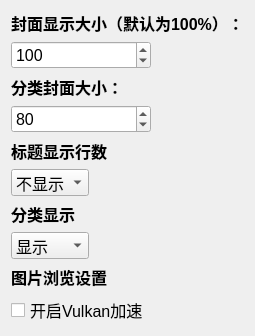
          <widget class="QFrame" name="frame_14">
           <property name="font">
            <font>
             <pointsize>12</pointsize>
            </font>
           </property>
           <property name="styleSheet">
            <string notr="true"/>
           </property>
           <layout class="QVBoxLayout" name="verticalLayout_17">
            <item>
             <widget class="QLabel" name="label_2">
              <property name="font">
               <font>
                <pointsize>12</pointsize>
                <bold>true</bold>
               </font>
              </property>
              <property name="text">
               <string>封面显示大小（默认为100%）：</string>
              </property>
             </widget>
            </item>
            <item>
             <layout class="QHBoxLayout" name="horizontalLayout_15">
              <item>
               <widget class="WheelSpinBox" name="coverSize">
                <property name="minimumSize">
                 <size>
                  <width>140</width>
                  <height>0</height>
                 </size>
                </property>
                <property name="minimum">
                 <number>50</number>
                </property>
                <property name="maximum">
                 <number>250</number>
                </property>
                <property name="singleStep">
                 <number>10</number>
                </property>
                <property name="value">
                 <number>100</number>
                </property>
               </widget>
              </item>
              <item>
               <spacer name="horizontalSpacer_13">
                <property name="orientation">
                 <enum>Qt::Horizontal</enum>
                </property>
                <property name="sizeHint" stdset="0">
                 <size>
                  <width>40</width>
                  <height>20</height>
                 </size>
                </property>
               </spacer>
              </item>
             </layout>
            </item>
            <item>
             <widget class="QLabel" name="label_29">
              <property name="font">
               <font>
                <pointsize>12</pointsize>
                <bold>true</bold>
               </font>
              </property>
              <property name="text">
               <string>分类封面大小：</string>
              </property>
             </widget>
            </item>
            <item>
             <layout class="QHBoxLayout" name="horizontalLayout_22">
              <item>
               <widget class="WheelSpinBox" name="categorySize">
                <property name="minimumSize">
                 <size>
                  <width>140</width>
                  <height>0</height>
                 </size>
                </property>
                <property name="minimum">
                 <number>30</number>
                </property>
                <property name="maximum">
                 <number>250</number>
                </property>
                <property name="singleStep">
                 <number>10</number>
                </property>
                <property name="value">
                 <number>80</number>
                </property>
               </widget>
              </item>
              <item>
               <spacer name="horizontalSpacer_21">
                <property name="orientation">
                 <enum>Qt::Horizontal</enum>
                </property>
                <property name="sizeHint" stdset="0">
                 <size>
                  <width>40</width>
                  <height>20</height>
                 </size>
                </property>
               </spacer>
              </item>
             </layout>
            </item>
            <item>
             <widget class="QLabel" name="label_40">
              <property name="font">
               <font>
                <pointsize>12</pointsize>
                <bold>true</bold>
               </font>
              </property>
              <property name="text">
               <string>标题显示行数</string>
              </property>
             </widget>
            </item>
            <item>
             <layout class="QHBoxLayout" name="horizontalLayout_30">
              <item>
               <widget class="WheelComboBox" name="titleLineBox">
                <item>
                 <property name="text">
                  <string>不显示</string>
                 </property>
                </item>
                <item>
                 <property name="text">
                  <string>1行</string>
                 </property>
                </item>
                <item>
                 <property name="text">
                  <string>2行</string>
                 </property>
                </item>
                <item>
                 <property name="text">
                  <string>3行</string>
                 </property>
                </item>
                <item>
                 <property name="text">
                  <string>全部</string>
                 </property>
                </item>
               </widget>
              </item>
              <item>
               <spacer name="horizontalSpacer_28">
                <property name="orientation">
                 <enum>Qt::Horizontal</enum>
                </property>
                <property name="sizeHint" stdset="0">
                 <size>
                  <width>40</width>
                  <height>20</height>
                 </size>
                </property>
               </spacer>
              </item>
             </layout>
            </item>
            <item>
             <widget class="QLabel" name="label_41">
              <property name="font">
               <font>
                <pointsize>12</pointsize>
                <bold>true</bold>
               </font>
              </property>
              <property name="text">
               <string>分类显示</string>
              </property>
             </widget>
            </item>
            <item>
             <layout class="QHBoxLayout" name="horizontalLayout_31">
              <item>
               <widget class="WheelComboBox" name="categoryBox">
                <item>
                 <property name="text">
                  <string>显示</string>
                 </property>
                </item>
                <item>
                 <property name="text">
                  <string>不显示</string>
                 </property>
                </item>
               </widget>
              </item>
              <item>
               <spacer name="horizontalSpacer_29">
                <property name="orientation">
                 <enum>Qt::Horizontal</enum>
                </property>
                <property name="sizeHint" stdset="0">
                 <size>
                  <width>40</width>
                  <height>20</height>
                 </size>
                </property>
               </spacer>
              </item>
             </layout>
            </item>
            <item>
             <widget class="QLabel" name="label_42">
              <property name="font">
               <font>
                <pointsize>12</pointsize>
                <bold>true</bold>
               </font>
              </property>
              <property name="text">
               <string>图片浏览设置</string>
              </property>
             </widget>
            </item>
            <item>
             <widget class="QCheckBox" name="vulkanBox">
              <property name="text">
               <string>开启Vulkan加速</string>
              </property>
             </widget>
            </item>
           </layout>
          </widget>
